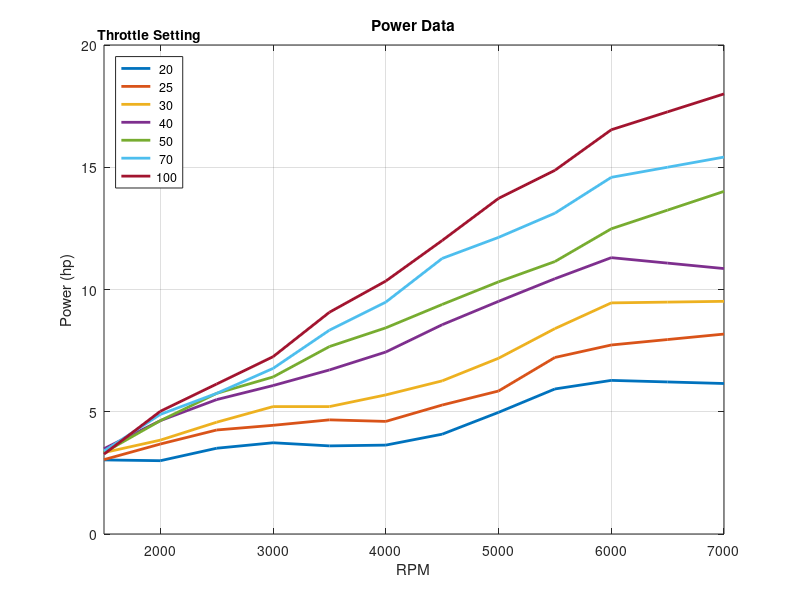
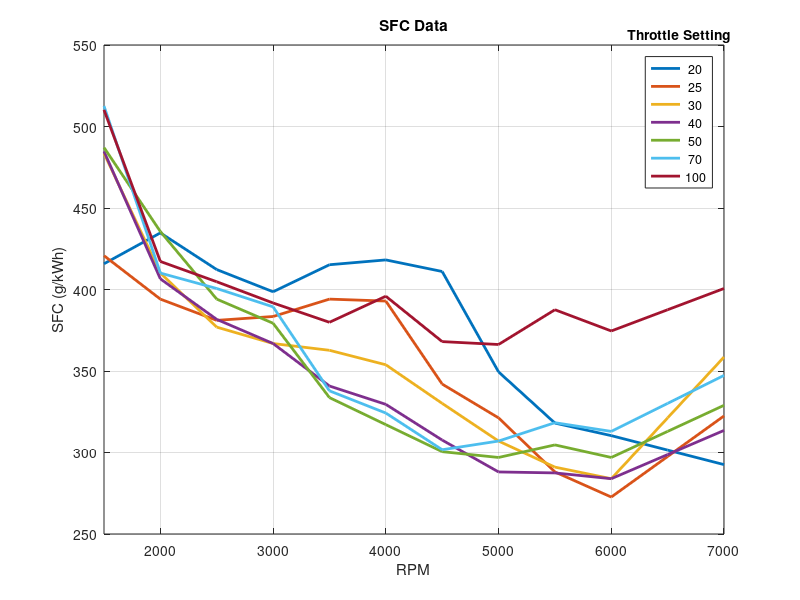

Source code (MATLAB) for these figures, in order:
clc;clear;close all
power_settings = [20, 25, 30, 40, 50, 70, 100];
RPMs_TOA = 1500:500:6500;
RPM_end = 7000;
RPMs = [RPMs_TOA, RPM_end];
%Introducing the TOA data  
%SHAFT POWER DATA
Power_TOA = [[2.57627127000000,2.54915097000000,2.98305094400000,3.17288063100000,3.06440563700000,3.09152386800000,3.47118531200000,4.23050819800000,5.04406754600000,5.34237222600000,5.28813473000000];
             [2.58686358500000,3.12923648400000,3.61737292100000,3.78008437700000,3.96991406400000,3.91567760100000,4.48516873100000,4.97330413300000,6.13940669400000,6.57330253000000,6.76313532000000];
             [2.83093180400000,3.26482970900000,3.88855937000000,4.43093123500000,4.43093123500000,4.83771090900000,5.32584734500000,6.11228742800000,7.14279572900000,8.03771184000000,8.06483007100000];
             [2.96652502800000,3.94279583200000,4.67499738400000,5.16313485500000,5.70550775400000,6.32923638100000,7.27838895400000,8.09194830200000,8.87838941900000,9.61059304000000,9.42076231800000];
             [2.83093180400000,3.94279583200000,4.89194840600000,5.46144057000000,6.51906710200000,7.16991499500000,7.98347434300000,8.76991442600000,9.47499981500000,10.6139831100000,11.2648299700000];
             [2.88516826600000,4.15974582000000,4.89194840600000,5.75974318200000,7.08855926700000,8.06483007100000,9.58347377400000,10.3156773900000,11.1563560100000,12.4038132600000,12.7563554400000];
             [2.77669327200000,4.26821874400000,5.21737028300000,6.16652285600000,7.71228789400000,8.79703369100000,10.2072034400000,11.6716096400000,12.6478814800000,14.0580496700000,14.6817793300000]]; %kW
%We are aware that the TOA data is missing for higher RPMs of the DLA
%engine and although different websites quote different operating ranges of
%the DLA, we will use the upper performance extent of 18hp at 7000 RPMs 
%provided by SAMI to extrapolate the power and SFC data:
for i = 1:1:length(Power_TOA(:,1))
    Power_Temp(i,:) =  interp1(RPMs_TOA,Power_TOA(i,:),RPMs,'linear','extrap');
end
%Now that we have extrapolated the power data to 7000 rpms effectively, we 
%will proceed to manipulate the power matrix. before that, we define the
%maximum power value to 18hp since that is the maximum performance
%specified in the SAMI data
Power_rated = 18;%hp
%Step # 1 - we start making the scaling vector by normalizing the last row
%of the Power_TOA matrix with the last value of the Power_TOA matrix
Power_scaling_array_norm = Power_Temp(end,:)./Power_Temp(end,end);
%Step # 2 - we multiply the normalized array with the Power_rated value
%obtained prior to step 1
Power_scaling_array = Power_scaling_array_norm.*Power_rated;
%Step # 3 - with the obtained scaling array, we now have to normalize the
%entire original Power_Temp array using the last value for each column.
for i = 1:1:length(Power_Temp(1,:))  
    Power_Temp_normal(:,i) = Power_Temp(:,i)./Power_Temp(end,i);
end
%With the normmalized matrix and the scaling array available, we can
%finally move onto multiplying them both
figure(1)
for i = 1:1:length(Power_Temp_normal(:,1))  
    P_TPS_hp(i,:) = (((Power_Temp_normal(i,:)).*(Power_scaling_array)));%hp
    P_TPS(i,:) = (((Power_Temp_normal(i,:)).*(Power_scaling_array)))./1.34102;%kW
    plot(RPMs, P_TPS_hp(i,:), 'LineWidth',2);hold on
end
l1 = legend(num2str(power_settings'),'Location','NorthWest'); xlabel('RPM');ylabel('Power (hp)')
title('Power Data');grid on;xlim([1500 7000])
title(l1,'Throttle Setting')


%Introducing the TOA data  
%BRAKE SPECIFIC FUEL CONSUMPTION DATA
SFC_TOA = [[415.783980900000,434.738688100000,412.229983200000,398.606295100000,415.191655500000,418.153327800000,411.045309700000,349.442516900000,318.048795100000,310.348429000000,301.463412200000];
           [420.754035500000,394.098984800000,381.067622200000,383.436923900000,394.098984800000,392.914311400000,341.973534300000,321.241828300000,288.071107600000,272.670420700000,297.548449900000];
           [483.541501800000,410.092019800000,376.921299100000,366.851608800000,362.705217800000,353.820200900000,330.126845200000,307.025837400000,291.032779900000,283.924784400000,321.241828300000];
           [484.726152600000,406.538022000000,381.659970200000,366.851608800000,340.788883500000,329.534519700000,307.618162800000,288.071107600000,287.478782200000,283.924784400000,298.733145900000];
           [487.095499500000,435.562397000000,394.098984800000,379.290623400000,333.680888100000,317.095505100000,300.510122200000,296.956124500000,304.656490500000,296.956124500000,312.949182000000];
           [512.565876700000,410.092019800000,400.614677500000,389.360268500000,337.827211200000,324.203500600000,301.694818200000,307.025837400000,318.280156000000,312.949182000000,330.126845200000];
           [510.196552400000,417.200037800000,404.761000600000,391.729660600000,379.882971400000,395.875983700000,368.036282200000,366.259260700000,387.583314800000,374.551907000000,387.583314800000]];   %g/kWh
% since the TOA and DLA are 2 cylinder piston engines, their SFC trends are
% expected to be similar. Although a power or SFC curve solely for the
% engine has not been found, an SFC curve with a 32 inch propeller shows an
% erratic trend with values similar to those of the TOA. Since the SFC data
% does not follow a clearly discernable increasing or decreasing trend, we
% will not adjust it for a singular value of the DLA trend, instead we will
% simply extrapolate the TOA trend for the missing RPMs.
figure(2)
%Now we add the extrapolated data of TOA
for i = 1:1:length(Power_TOA(:,1))  
    BSFC_TPS(i,:) =  interp1(RPMs_TOA,SFC_TOA(i,:),RPMs,'linear','extrap');%g/kWh
    plot(RPMs,BSFC_TPS(i,:),'LineWidth',2);hold on
end
l2 = legend(num2str(power_settings'),'Location','NorthEast'); xlabel('RPM');ylabel('SFC (g/kWh)')
title('SFC Data');grid on;xlim([1500 7000])
title(l2,'Throttle Setting')
%We will also include a scatter plot of the DLA data (with propeller) to
%show that the TOA data is quite similar to it:
%Data from the link:
%https://www.muginuav.com/product/dla180-180cc-efi-uav-engine-with-starter-and-alternator/
% RPMs_DLA = [2000 2500 3000 3500 4000 4500 5000 5500 5900];
% SFC_DLA = [983, 756, 558, 431, 360, 340, 349, 430, 419];%g/kWh
% scatter(RPMs_DLA, SFC_DLA, 50, 'd', 'filled','red');hold on


